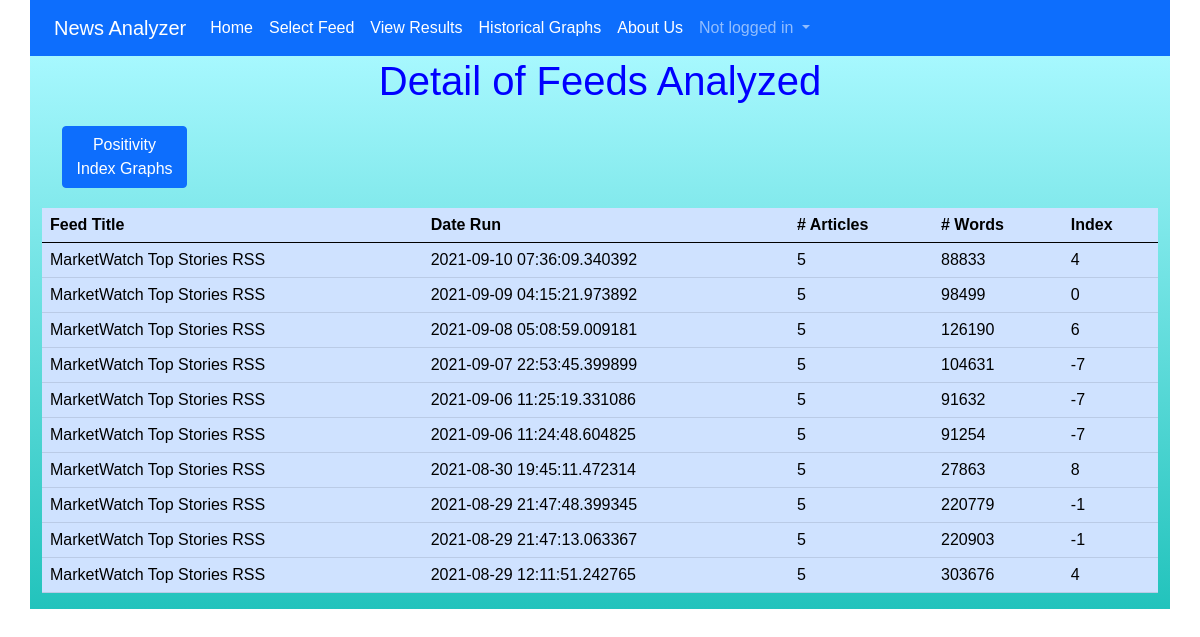
Screenshot of /newsanalyzer/feed_history/ with the database file from the repository.
### newsanalyzer/models.py (models this page shows, shortened)
class Single_history(models.Model):
    title = models.CharField(max_length=255, null=True)
    date = models.CharField(max_length=255, null=True)
    word_count = models.IntegerField(null=True)
    positivity_index = models.IntegerField(null=True)
    num_articles = models.IntegerField(null=True)

### newsanalyzer/views.py (the view)
# urls.py: path('feed_history/', FeedHistoryView.as_view(), name='feed_history'),
class FeedHistoryView(ListView):
    model = Single_history
    template_name = 'single_feed_history.html'

### templates/single_feed_history.html (shortened to what this page needs)
{% extends 'base.html' %}
{% block content %}
   <div class="container main-body">
      <h1>Detail of Feeds Analyzed</h1>
      <div class="sort-buttons">
        <button class="btn btn-primary plotter" name="plotter" type='submit' onclick="location.href='{% url "history_plotter" %}'">Positivity Index Graphs</button>
      </div>
        <div class="table-responsive">
         <table class="table table-primary">
            <thead>
              <tr>
                <th scope="col">Feed Title</th>
                <th scope="col">Date Run</th>
                <th scope="col"># Articles</th>
                <th scope="col"># Words</th>
                <th scope="col">Index</th>
              </tr>
            </thead>
            <tbody>
                {% for history in object_list|dictsortreversed:'date' %}
              <tr>
                <td>{{ history.title }}</td>
                <td>{{ history.date }}</td>
                <td>{{ history.num_articles }}</td>
                <td>{{ history.word_count }}</td>
                <td>{{ history.positivity_index }}</td>
              </tr>
              {% endfor %}
            </tbody>
          </table>
        </div>
   </div>
{% endblock content %}

### static/css/style.css (style rules this page uses)
h1 { color: blue; margin: 1px; text-align: center; }
.container { display: flex; flex-direction: column; }
.container button { width: 300px; margin: 20px; }
.main-body { background: rgb(34,195,188); background: linear-gradient(0deg, rgba(34,195,188,1) 0%, rgba(45,238,253,0.4206057422969187) 100%); }
.plotter { max-width: 125px; }
.sort-buttons { display: flex; }
body { font-family: 'arial'; margin: 0; overflow-x: hidden; padding: 0; }

### rows the page displays
Single_history: title "MarketWatch Top Stories RSS", date "2021-09-10 07:36:09.340392", num_articles "5", word_count "88833", positivity_index "4"
Single_history: title "MarketWatch Top Stories RSS", date "2021-09-09 04:15:21.973892", num_articles "5", word_count "98499", positivity_index "0"
Single_history: title "MarketWatch Top Stories RSS", date "2021-09-08 05:08:59.009181", num_articles "5", word_count "126190", positivity_index "6"
Single_history: title "MarketWatch Top Stories RSS", date "2021-09-07 22:53:45.399899", num_articles "5", word_count "104631", positivity_index "-7"
Single_history: title "MarketWatch Top Stories RSS", date "2021-09-06 11:25:19.331086", num_articles "5", word_count "91632", positivity_index "-7"
Single_history: title "MarketWatch Top Stories RSS", date "2021-09-06 11:24:48.604825", num_articles "5", word_count "91254", positivity_index "-7"
Single_history: title "MarketWatch Top Stories RSS", date "2021-08-30 19:45:11.472314", num_articles "5", word_count "27863", positivity_index "8"
Single_history: title "MarketWatch Top Stories RSS", date "2021-08-29 21:47:48.399345", num_articles "5", word_count "220779", positivity_index "-1"
Single_history: title "MarketWatch Top Stories RSS", date "2021-08-29 21:47:13.063367", num_articles "5", word_count "220903", positivity_index "-1"
Single_history: title "MarketWatch Top Stories RSS", date "2021-08-29 12:11:51.242765", num_articles "5", word_count "303676", positivity_index "4"
